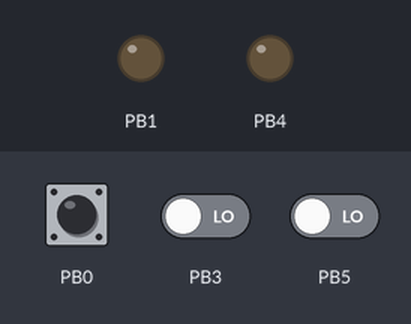
A sketch run on a simulated ATtiny85, built with avr-gcc and run on an emulated ATtiny85. Shown: output pins drawn as LEDs (lit = HIGH). The inputs (shaded band) are chosen by the test bench; at power-on: PB0 HIGH, PB3 LOW, PB5 LOW. EEPROM starts erased; pins used as bus, display or sensor lines are not drawn.

Above: at 1.2 s.
1.3 s: PB0 pulled LOW for 0.15 s
At 1.57 s:
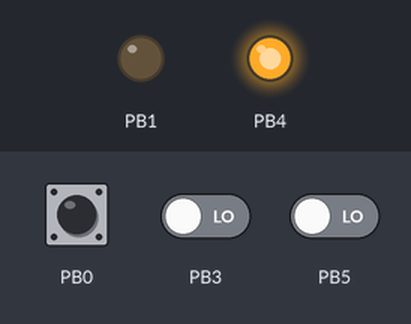
4.3 s: PB3 driven HIGH
At 7.0 s:
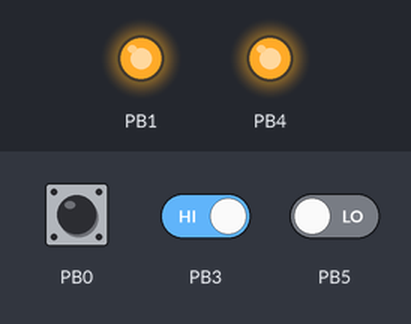
7.3 s: PB0 pulled LOW for 1 s
10.4 s: PB0 pulsed LOW 2 times (0.12 s each, 0.3 s apart)
At 10.87 s:
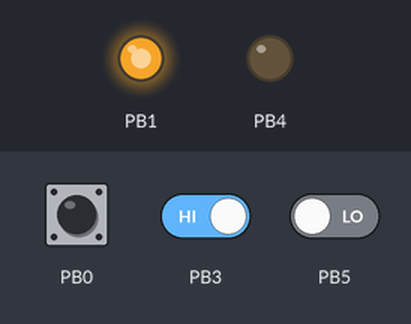
12.5 s: PB0 pulsed LOW 5 times (0.12 s each, 0.3 s apart)
At 13.1 s:
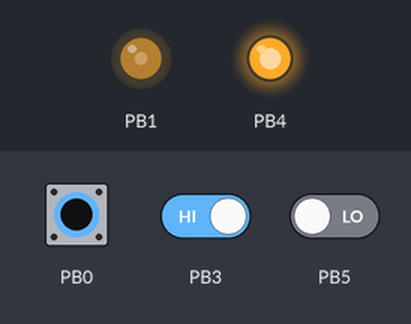
Timing chart, 0 to 16.5 s (numbered marks = the images above; inputs shaded):
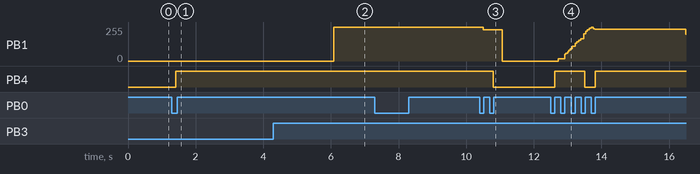

The sketch:

PowerBlockExtended.ino
```cpp
/*  PowerBlockExtended.ino
 *
 *  Raspberry PI PetRockBlock PowerBlockExtended (Arduino ATtiny85)
 *
 *  Created on: 26/03/2026
 *      Author: Andy Young (powerblocke@hammert.anonaddy.me)
 *
 *  Based on Vagner Panarello PI PowerController code.
 *
 *  Features:
 *    - EEPROM-based restore-after-power-loss
 *    - EEPROM-persisted switch type (momentary / latched)
 *    - reboot-without-power-cut using a one-shot reboot-intent pulse
 *    - clean integration with the standard PetRockBlock Raspberry Pi service
 *    - automatic momentary vs latched slide-switch detection
 *    - emergency hard power-off by 3 quick user actions
 *    - slide-switch OFF cancels reboot intent
 *    - slide-switch ON before cut cancels pending power-off
 *
 *  Notes on switch handling
 *  ------------------------------------------------
 *    - EEPROM switch mode is treated as a hint for restore policy
 *    - live detection still re-validates switch type after power-on
 *    - while revalidation is active, momentary-only actions are suppressed
 *      so stale EEPROM state cannot trigger false long-press shutdowns
 *
 *  Momentary switch behavior
 *    - press while OFF          => power on
 *    - short press while ON     => request clean shutdown
 *    - long press while ON      => force immediate power off
 *    - 3 quick presses while ON => force immediate power off
 *
 *  Latched slide switch behavior
 *    - switch ON while OFF            => power on
 *    - switch remains ON              => keep power on
 *    - switch OFF while ON            => request clean shutdown, then power off
 *    - switch OFF cancels reboot intent
 *    - switch ON again before cut     => cancel pending power-off, keep power on
 *    - 3 quick OFF toggles while ON   => force immediate power off
 *
 *  Restore-after-power-loss behavior
 *  ------------------------------------------------
 *    - if last saved power state was OFF, stay OFF
 *    - if last saved power state was ON and switch type is MOMENTARY, restore ON
 *    - if last saved power state was ON and switch type is LATCHED,
 *      restore ON only if the physical switch is currently ON
 *
 *  Reboot intent pulse on IN_RPI (PB3)
 *  ------------------------------------------------
 *    - one deliberate LOW pulse on PB3 while line normally idles HIGH
 *    - LOW pulse width must be within configured min/max window
 *
 *  LED behavior for reboot intent
 *  ------------------------------------------------
 *    - when reboot intent is armed, LED pulses continuously like boot-up
 *    - this continues through the reboot cycle
 *    - when the Pi fully comes back up, LED returns solid ON
 *    - if reboot intent is cancelled, times out, or power is removed,
 *      LED returns to the normal state immediately
 */

#include <EEPROM.h>
#include "Powerled.h"
#include "Interface.h"
#include "SimpleTimer.h"

#define EEPROM_STATE_ADDR               0
#define EEPROM_SWITCH_MODE_ADDR         1

#define STATE_OFF                       0x00
#define STATE_ON                        0xA5

#define SWITCH_EEPROM_UNKNOWN           0x00
#define SWITCH_EEPROM_MOMENTARY         0xA1
#define SWITCH_EEPROM_LATCHED           0xB2

#define OUT_LED                         1

#define RPI_FAILURE_TIMEOUT_MS          180000L
#define AFTER_RPI_SHUTDOWN_POWEROFF_MS  8000
#define FORCE_OFF_HOLD_MS               5000UL

#define REBOOT_LOW_PULSE_MIN_MS         180
#define REBOOT_LOW_PULSE_MAX_MS         600
#define REBOOT_PENDING_TIMEOUT_MS       180000UL

#define SWITCH_TYPE_DETECT_MS           10000UL

#define HARD_OFF_MULTI_WINDOW_MS        4000UL
#define HARD_OFF_MULTI_COUNT            3

Powerled pl;
Interface hw;
SimpleTimer st;

bool systemIsUp = false;
bool systemTurnedOn = false;
bool rpiBootUpDetectionFailure = false;

bool powerOffPending = false;
bool bootTimeoutPending = false;

// reboot intent
bool rebootPending = false;
bool rebootFlashActive = false;

// reboot pulse measurement
bool lowPulseActive = false;
unsigned long lowPulseStartedMs = 0;
unsigned long rebootPendingArmedMs = 0;

// long-press state
bool switchPressActive = false;
bool longPressTriggered = false;
unsigned long switchPressStartMs = 0;

// switch mode
enum SwitchMode {
  SWITCH_MODE_UNKNOWN = 0,
  SWITCH_MODE_MOMENTARY,
  SWITCH_MODE_LATCHED
};

SwitchMode switchMode = SWITCH_MODE_UNKNOWN;

// live switch-type detection
bool switchDetectActive = false;
bool switchDetectStartedFromUserPress = false;
unsigned long switchDetectStartMs = 0;

// shared multi-action hard-off state
uint8_t hardOffActionCount = 0;
unsigned long hardOffWindowStartMs = 0;

// -----------------------------------------------------------------------------

void turnPowerSupplyOff();
void delayedPowerOffCheck();
void rpiBootTimeOut();

// -----------------------------------------------------------------------------
// EEPROM helpers
// -----------------------------------------------------------------------------

void markStateOn() {
  EEPROM.update(EEPROM_STATE_ADDR, STATE_ON);
  delay(5);
}

void markStateOff() {
  EEPROM.update(EEPROM_STATE_ADDR, STATE_OFF);
  delay(5);
}

void saveSwitchModeToEeprom(SwitchMode mode) {
  uint8_t v = SWITCH_EEPROM_UNKNOWN;

  if (mode == SWITCH_MODE_MOMENTARY) {
    v = SWITCH_EEPROM_MOMENTARY;
  } else if (mode == SWITCH_MODE_LATCHED) {
    v = SWITCH_EEPROM_LATCHED;
  }

  EEPROM.update(EEPROM_SWITCH_MODE_ADDR, v);
  delay(5);
}

SwitchMode loadSwitchModeFromEeprom() {
  uint8_t v = EEPROM.read(EEPROM_SWITCH_MODE_ADDR);

  if (v == SWITCH_EEPROM_MOMENTARY) return SWITCH_MODE_MOMENTARY;
  if (v == SWITCH_EEPROM_LATCHED)   return SWITCH_MODE_LATCHED;
  return SWITCH_MODE_UNKNOWN;
}

// -----------------------------------------------------------------------------
// Switch detection helpers
// -----------------------------------------------------------------------------

void resetSwitchModeDetection() {
  switchDetectActive = false;
  switchDetectStartedFromUserPress = false;
  switchDetectStartMs = 0;
}

void startSwitchModeDetection(bool startedFromUserPress) {
  switchDetectActive = true;
  switchDetectStartedFromUserPress = startedFromUserPress;
  switchDetectStartMs = millis();
}

void classifyAsLatchedIfHeld() {
  if (!switchDetectActive) return;
  if (!IS_MAIN_SWITCH_ON) return;

  unsigned long now = millis();
  if ((now - switchDetectStartMs) >= SWITCH_TYPE_DETECT_MS) {
    switchMode = SWITCH_MODE_LATCHED;
    saveSwitchModeToEeprom(switchMode);
    resetSwitchModeDetection();
  }
}

// -----------------------------------------------------------------------------
// Shared multi-action hard-off helpers
// -----------------------------------------------------------------------------

void resetHardOffSequence() {
  hardOffActionCount = 0;
  hardOffWindowStartMs = 0;
}

bool recordHardOffActionAndCheckTrigger() {
  unsigned long now = millis();

  if (hardOffActionCount == 0 ||
      (now - hardOffWindowStartMs) > HARD_OFF_MULTI_WINDOW_MS) {
    hardOffActionCount = 1;
    hardOffWindowStartMs = now;
    return false;
  }

  hardOffActionCount++;

  if (hardOffActionCount >= HARD_OFF_MULTI_COUNT) {
    resetHardOffSequence();
    return true;
  }

  return false;
}

// -----------------------------------------------------------------------------
// LED / reboot helpers
// -----------------------------------------------------------------------------

void resetPulseSequence() {
  lowPulseActive = false;
  lowPulseStartedMs = 0;
}

void restoreNormalLedState() {
  if (systemTurnedOn) {
    pl.setFrequency(LED_CYCLE_1S);
    pl.setState(LED_ON);
  } else {
    pl.setState(LED_OFF);
  }
}

void indicateRebootIntentArmed() {
  rebootFlashActive = true;
  pl.setFrequency(LED_CYCLE_1S);
  pl.setState(LED_BLINKING);
}

void clearRebootPending() {
  rebootPending = false;
  rebootPendingArmedMs = 0;

  if (rebootFlashActive) {
    rebootFlashActive = false;
    restoreNormalLedState();
  }
}

void consumeRebootPendingForReboot() {
  rebootPending = false;
  rebootPendingArmedMs = 0;
  // Keep rebootFlashActive and LED blinking until rpiUp()
}

void armRebootPending() {
  if (rebootPending) return;

  rebootPending = true;
  rebootPendingArmedMs = millis();
  indicateRebootIntentArmed();
}

void pollRebootPendingTimeout() {
  if (!rebootPending) return;

  unsigned long now = millis();
  if ((now - rebootPendingArmedMs) >= REBOOT_PENDING_TIMEOUT_MS) {
    clearRebootPending();
  }
}

// -----------------------------------------------------------------------------
// Core power control
// -----------------------------------------------------------------------------

void beginPowerOnSequence(bool startedFromUserPress) {
  systemTurnedOn = true;
  systemIsUp = false;
  rpiBootUpDetectionFailure = false;
  powerOffPending = false;

  clearRebootPending();
  resetPulseSequence();
  resetHardOffSequence();

  switchPressActive = false;
  longPressTriggered = false;

  if (IS_MAIN_SWITCH_ON) {
    startSwitchModeDetection(startedFromUserPress);
  } else {
    resetSwitchModeDetection();
  }

  pl.setFrequency(LED_CYCLE_1S);
  pl.setState(LED_BLINKING);

  RPI_SHUTDOWN_REQUEST_CLEAR;
  delay(20);
  POWER_SUPPLY_ON;

  if (!bootTimeoutPending) {
    bootTimeoutPending = true;
    st.setTimeout(RPI_FAILURE_TIMEOUT_MS, &rpiBootTimeOut);
  }
}

void cancelLatchedShutdownRequest() {
  powerOffPending = false;
  RPI_SHUTDOWN_REQUEST_CLEAR;

  if (systemIsUp) {
    pl.setFrequency(LED_CYCLE_1S);
    pl.setState(LED_ON);
  } else {
    pl.setFrequency(LED_CYCLE_1S);
    pl.setState(LED_BLINKING);
  }
}

void requestShutdownFromUserAction() {
  clearRebootPending();
  markStateOff();

  pl.setFrequency(LED_CYCLE_256MS);
  pl.setState(LED_BLINKING);

  RPI_SHUTDOWN_REQUEST;

  if (rpiBootUpDetectionFailure) {
    turnPowerSupplyOff();
    return;
  }

  if (!systemIsUp && !powerOffPending) {
    powerOffPending = true;
    st.setTimeout(AFTER_RPI_SHUTDOWN_POWEROFF_MS, &delayedPowerOffCheck);
  }
}

void forceImmediatePowerOff() {
  markStateOff();
  clearRebootPending();

  pl.setState(LED_OFF);
  RPI_SHUTDOWN_REQUEST_CLEAR;
  POWER_SUPPLY_OFF;

  systemIsUp = false;
  systemTurnedOn = false;
  rpiBootUpDetectionFailure = false;
  powerOffPending = false;
  rebootFlashActive = false;
  switchPressActive = false;
  longPressTriggered = false;

  resetPulseSequence();
  resetHardOffSequence();
  resetSwitchModeDetection();
}

void rpiBootTimeOut() {
  bootTimeoutPending = false;

  if (!systemIsUp && systemTurnedOn) {
    rpiBootUpDetectionFailure = true;
    systemIsUp = true;
    pl.setFrequency(LED_CYCLE_1S);
    pl.setState(LED_ON);
  }
}

void delayedPowerOffCheck() {
  powerOffPending = false;

  if (!systemTurnedOn || systemIsUp) return;

  if (switchMode == SWITCH_MODE_LATCHED) {
    if (IS_MAIN_SWITCH_ON) {
      return;
    }
    turnPowerSupplyOff();
    return;
  }

  if (rebootPending) {
    consumeRebootPendingForReboot();
    return;
  }

  turnPowerSupplyOff();
}

void turnPowerSupplyOff() {
  markStateOff();

  pl.setState(LED_OFF);
  RPI_SHUTDOWN_REQUEST_CLEAR;
  POWER_SUPPLY_OFF;

  systemIsUp = false;
  rpiBootUpDetectionFailure = false;
  powerOffPending = false;
  rebootFlashActive = false;
  switchPressActive = false;
  longPressTriggered = false;

  clearRebootPending();
  resetPulseSequence();
  resetHardOffSequence();
  resetSwitchModeDetection();

  systemTurnedOn = false;
}

// -----------------------------------------------------------------------------
// External event handlers
// -----------------------------------------------------------------------------

void turnedOn() {
  if (!systemTurnedOn) {
    beginPowerOnSequence(true);
    return;
  }

  // While revalidating switch type, do not trust stale EEPROM mode yet.
  if (switchDetectActive) {
    return;
  }

  if (switchMode == SWITCH_MODE_MOMENTARY) {
    if (recordHardOffActionAndCheckTrigger()) {
      forceImmediatePowerOff();
      return;
    }

    requestShutdownFromUserAction();
    return;
  }

  if (switchMode == SWITCH_MODE_LATCHED) {
    cancelLatchedShutdownRequest();
    return;
  }

  // UNKNOWN: do nothing on asserted state while already on
}

void turnedOff() {
  if (!systemTurnedOn) return;

  if (switchDetectActive) {
    if (switchDetectStartedFromUserPress) {
      switchMode = SWITCH_MODE_MOMENTARY;
      saveSwitchModeToEeprom(switchMode);
      resetSwitchModeDetection();
      return;
    } else {
      if (switchMode != SWITCH_MODE_LATCHED) {
        switchMode = SWITCH_MODE_LATCHED;
        saveSwitchModeToEeprom(switchMode);
      }
      resetSwitchModeDetection();
      // continue into latched OFF handling
    }
  }

  if (switchMode == SWITCH_MODE_LATCHED) {
    clearRebootPending();

    if (recordHardOffActionAndCheckTrigger()) {
      forceImmediatePowerOff();
      return;
    }

    requestShutdownFromUserAction();
  }
}

void rpiUp() {
  if (systemTurnedOn && !systemIsUp) {
    systemIsUp = true;
    rpiBootUpDetectionFailure = false;
    powerOffPending = false;

    rebootPending = false;
    rebootPendingArmedMs = 0;
    rebootFlashActive = false;

    markStateOn();

    pl.setFrequency(LED_CYCLE_1S);
    pl.setState(LED_ON);

    resetPulseSequence();
    resetHardOffSequence();
  }
}

void rpiDown() {
  systemIsUp = false;

  if (!powerOffPending) {
    powerOffPending = true;
    st.setTimeout(AFTER_RPI_SHUTDOWN_POWEROFF_MS, &delayedPowerOffCheck);
  }
}

// -----------------------------------------------------------------------------
// Reboot pulse detector on PB3
// -----------------------------------------------------------------------------

void rpiEdge(bool rpiIsUpNow) {
  unsigned long now = millis();

  if (!rpiIsUpNow) {
    lowPulseActive = true;
    lowPulseStartedMs = now;
    return;
  }

  if (lowPulseActive) {
    unsigned long lowDt = now - lowPulseStartedMs;
    lowPulseActive = false;
    lowPulseStartedMs = 0;

    if (lowDt >= REBOOT_LOW_PULSE_MIN_MS &&
        lowDt <= REBOOT_LOW_PULSE_MAX_MS) {
      armRebootPending();
    }
  }
}

void pollPulseDecoder() {
  if (!lowPulseActive) return;

  unsigned long now = millis();
  if ((now - lowPulseStartedMs) > REBOOT_LOW_PULSE_MAX_MS) {
    lowPulseActive = false;
    lowPulseStartedMs = 0;
  }
}

// -----------------------------------------------------------------------------
// Polling helpers
// -----------------------------------------------------------------------------

void pollRunningStatePersistence() {
  if (systemTurnedOn && systemIsUp) {
    if (EEPROM.read(EEPROM_STATE_ADDR) != STATE_ON) {
      markStateOn();
    }
  }
}

void pollLongPressForceOff() {
  bool pressed = IS_MAIN_SWITCH_ON;
  unsigned long now = millis();

  if (!systemTurnedOn) {
    switchPressActive = false;
    longPressTriggered = false;
    return;
  }

  // Do not allow momentary-style long-press while switch type is being revalidated.
  if (switchDetectActive) {
    switchPressActive = false;
    longPressTriggered = false;
    return;
  }

  if (switchMode != SWITCH_MODE_MOMENTARY) {
    switchPressActive = false;
    longPressTriggered = false;
    return;
  }

  if (pressed) {
    if (!switchPressActive) {
      switchPressActive = true;
      switchPressStartMs = now;
      longPressTriggered = false;
    } else if (!longPressTriggered &&
               (now - switchPressStartMs >= FORCE_OFF_HOLD_MS)) {
      longPressTriggered = true;
      forceImmediatePowerOff();
    }
  } else {
    switchPressActive = false;
    longPressTriggered = false;
  }
}

// -----------------------------------------------------------------------------

void setup() {
  pl = Powerled(OUT_LED);

  hw.setFunctionTurnedOff(&turnedOff);
  hw.setFunctionTurnedOn(&turnedOn);
  hw.setRpiGoDown(&rpiDown);
  hw.setRpiGoUp(&rpiUp);
  hw.setRpiEdge(&rpiEdge);

  uint8_t savedState = EEPROM.read(EEPROM_STATE_ADDR);
  bool switchCurrentlyOn = IS_MAIN_SWITCH_ON;

  switchMode = loadSwitchModeFromEeprom();

  // Restore-after-power-loss policy
  if (savedState == STATE_ON) {
    if (switchMode == SWITCH_MODE_LATCHED) {
      if (switchCurrentlyOn) {
        beginPowerOnSequence(false);
        return;
      } else {
        pl.setState(LED_OFF);
        return;
      }
    }

    // Momentary or unknown: preserve restore-on-power-return behavior
    beginPowerOnSequence(false);
    return;
  }

  // Important:
  // even if EEPROM currently says MOMENTARY, a physically asserted switch
  // at boot should still be allowed to power on so the firmware can relearn
  // that the hardware is actually a latched slide switch.
  if (switchCurrentlyOn) {
    beginPowerOnSequence(false);
    return;
  }

  pl.setState(LED_OFF);
}

void loop() {
  pollRunningStatePersistence();
  pollLongPressForceOff();
  pollRebootPendingTimeout();
  classifyAsLatchedIfHeld();
  pl.thread();
  hw.thread();
  st.thread();
  pollPulseDecoder();
}
```

Powerled.cpp
```cpp
// (licence header left out)
#include "Powerled.h"

Powerled::Powerled () {

}

Powerled::Powerled (uint8_t ledPin) {
  this->intensity = 0;
  this->increment = false;
  this->ledPin = ledPin;
  this->frequency = LED_CYCLE_1S;
  this->nextClock = millis();
  this->state = LED_OFF;

  SET_TO_LOW_PIN(ledPin);
  SET_OUTPUT_PIN(ledPin);

}
Powerled::~Powerled() {
}

// 0: off, 1: on, 2: blink
void Powerled::setState(uint8_t state) {
  this->state = state;
}

void Powerled::setFrequency(uint8_t frequency) {
  this->frequency = frequency;
}

void Powerled::thread() {

  if (millis() > nextClock) {
    nextClock = millis() + this->frequency;

    if (increment && intensity < 255) intensity++;
    else if (!increment && intensity > 0) intensity--;

    analogWrite(ledPin, intensity);

    if (intensity > 254) {
      if (this->state == LED_OFF || this->state == LED_BLINKING) increment = false;
    }
    else if (intensity < 1) {
      if (this->state == LED_ON || this->state == LED_BLINKING) increment = true;
    }
  }
}
```

Source omitted: Interface.cpp (4350 bytes), Interface.h (3907 bytes), Powerled.h (1961 bytes)

Measured:
- after the input at 1.3 s, PB4: LOW → HIGH after 0.12 s
- after the input at 4.3 s, PB1: 0/255 → 255/255 after 1.8 s
- after the input at 10.4 s, PB1: 255/255 → 235/255 after 0.10 s, → 0/255 0.57 s later; PB4: HIGH → LOW after 0.40 s
- after the input at 12.5 s, PB1: rises from 0/255 to 252/255 in 0.99 s, then falls to 200/255 in 2.8 s; PB4: LOW → HIGH after 0.12 s, → LOW 0.88 s later, → HIGH 0.32 s later
